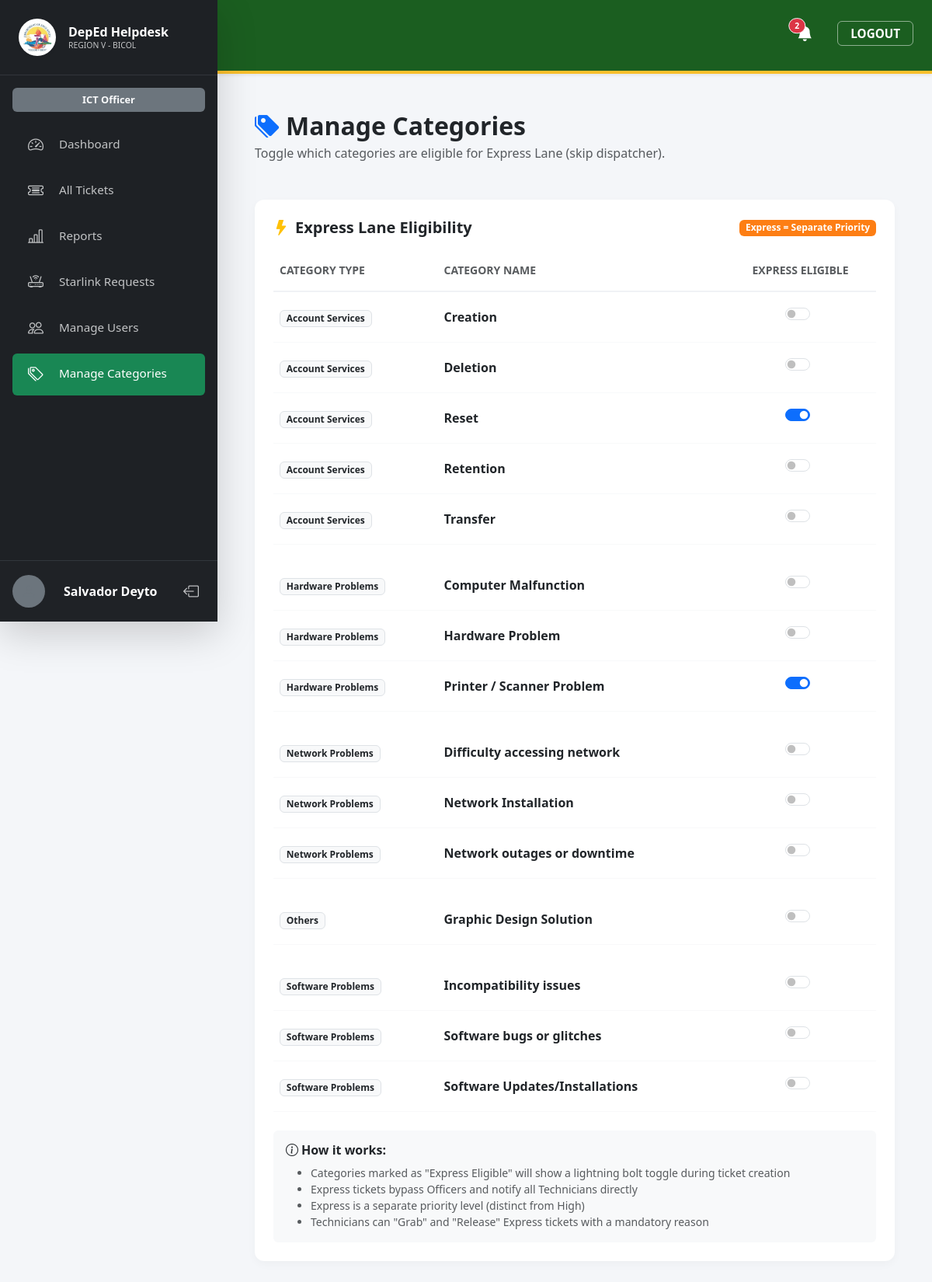
Screenshot of /manage_categories.php (signed in) with the database file from the repository.
### tables this page shows
CREATE TABLE `category` (
  `categoryId` int NOT NULL,
  `categoryName` varchar(50) NOT NULL,
  `categoryType` varchar(50) NOT NULL,
  `is_express_eligible` tinyint(1) DEFAULT '0'
);

### manage_categories.php (the view, shortened to what this page needs)
<?php
require 'db.php';
$categories = $pdo->query("SELECT * FROM category ORDER BY categoryType, categoryName")->fetchAll();
include 'head.php';
?>
<body>
    <div class="d-flex flex-column flex-md-row" style="min-height: 100vh;">
        <?php include 'sidebar.php'; ?>
        <div class="flex-grow-1 main-content" style="min-height: 100vh; overflow-y: auto;">
            <?php include 'header.php'; ?>
            <div class="container-fluid py-5 px-5">
                <div class="mb-5">
                    <h2 class="fw-bold text-dark mb-1"><i class="bi bi-tags-fill text-primary me-2"></i>Manage Categories</h2>
                    <p class="text-muted">Toggle which categories are eligible for Express Lane (skip dispatcher).</p>
                </div>
                <div class="custom-card p-4">
                    <div class="d-flex justify-content-between align-items-center mb-4">
                        <h5 class="fw-bold text-dark mb-0"><i class="bi bi-lightning-fill text-warning me-2"></i>Express Lane Eligibility</h5>
                        <span class="badge bg-express">Express = Separate Priority</span>
                    </div>
                    <div class="table-responsive">
                        <table class="table table-borderless align-middle mb-0">
                            <thead style="border-bottom: 2px solid #f0f2f5;">
                                <tr>
                                    <th class="text-muted small fw-bold pb-3">CATEGORY TYPE</th>
                                    <th class="text-muted small fw-bold pb-3">CATEGORY NAME</th>
                                    <th class="text-muted small fw-bold pb-3 text-center">EXPRESS ELIGIBLE</th>
                                </tr>
                            </thead>
                            <tbody>
                                <?php
                                $currentType = "";
                                foreach ($categories as $cat) {
                                    if ($currentType !== $cat['categoryType']) {
                                        if ($currentType !== "") echo "<tr><td colspan='3' style='padding: 10px 0;'></td></tr>";
                                        $currentType = $cat['categoryType'];
                                    }
                                    echo "<tr style='border-bottom: 1px solid #f8f9fa;'>";
                                    echo "<td class='py-3'><span class='badge bg-light text-dark border'>" . htmlspecialchars($cat['categoryType']) . "</span></td>";
                                    echo "<td class='py-3 fw-bold text-dark'>" . htmlspecialchars($cat['categoryName']) . "</td>";
                                    echo "<td class='py-3 text-center'>";
                                    echo "<form method='POST' class='d-inline'>";
                                    echo "<div class='form-check form-switch d-inline-block'>";
                                    echo "<input class='form-check-input' type='checkbox' name='is_express_eligible' value='1' " . ($cat['is_express_eligible'] ? 'checked' : '') . " onchange='this.form.submit()'>";
                                    echo "</div>";
                                    echo "</form>";
                                    echo "</td>";
                                    echo "</tr>";
                                }
                                ?>
                            </tbody>
                        </table>
                    </div>
                    <div class="mt-4 p-3 bg-light rounded">
                        <h6 class="fw-bold text-dark mb-2"><i class="bi bi-info-circle me-1"></i>How it works:</h6>
                        <ul class="mb-0 small text-muted">
                            <li>Categories marked as "Express Eligible" will show a lightning bolt toggle during ticket creation</li>
                            <li>Express tickets bypass Officers and notify all Technicians directly</li>
                            <li>Express is a separate priority level (distinct from High)</li>
                            <li>Technicians can "Grab" and "Release" Express tickets with a mandatory reason</li>
                        </ul>
                    </div>
                </div>
            </div>
        </div>
    </div>
</body>
</html>

### style.css (style rules this page uses)
:root { --deped-green: #1b5e20; --deped-gold: #fbc02d; --sidebar-bg: #1a1c1e; --bg-light: #f4f6f9; --card-radius: 12px; }
body { font-family: 'Segoe UI', Tahoma, Geneva, Verdana, sans-serif; background-color: var(--bg-light); }
.main-content { margin-left: 280px; width: calc(100% - 280px); }
.custom-card { border: none; border-radius: var(--card-radius); box-shadow: 0 4px 12px rgba(0, 0, 0, 0.03); background: white; }
.bg-express { background-color: #fd7e14 !important; color: white; }

### rows the page displays
category: categoryType "Account Services", categoryName "Creation"
category: categoryType "Account Services", categoryName "Deletion"
category: categoryType "Account Services", categoryName "Reset", is_express_eligible "☑"
category: categoryType "Account Services", categoryName "Retention"
category: categoryType "Account Services", categoryName "Transfer"
category: categoryType "Hardware Problems", categoryName "Computer Malfunction"
category: categoryType "Hardware Problems", categoryName "Hardware Problem"
category: categoryType "Hardware Problems", categoryName "Printer / Scanner Problem", is_express_eligible "☑"
category: categoryType "Network Problems", categoryName "Difficulty accessing network"
category: categoryType "Network Problems", categoryName "Network Installation"
category: categoryType "Network Problems", categoryName "Network outages or downtime"
category: categoryType "Others", categoryName "Graphic Design Solution"
category: categoryType "Software Problems", categoryName "Incompatibility issues"
category: categoryType "Software Problems", categoryName "Software bugs or glitches"
category: categoryType "Software Problems", categoryName "Software Updates/Installations"

### other values shown
$displayName "Salvador Deyto"
$totalAlerts "2"
